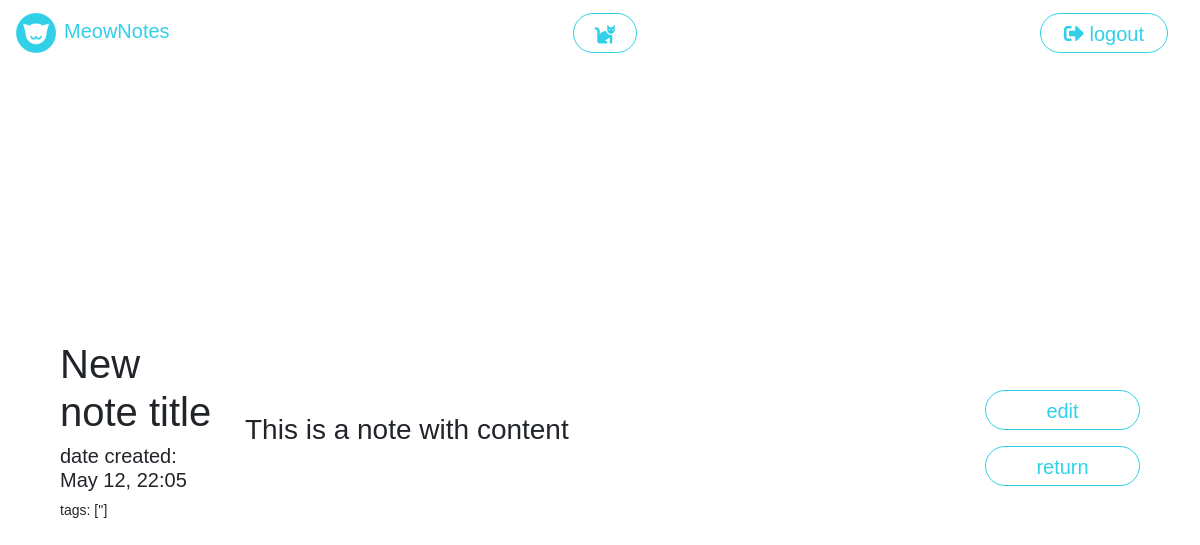
Page /view?id=1 (signed in) on the earlier database version.
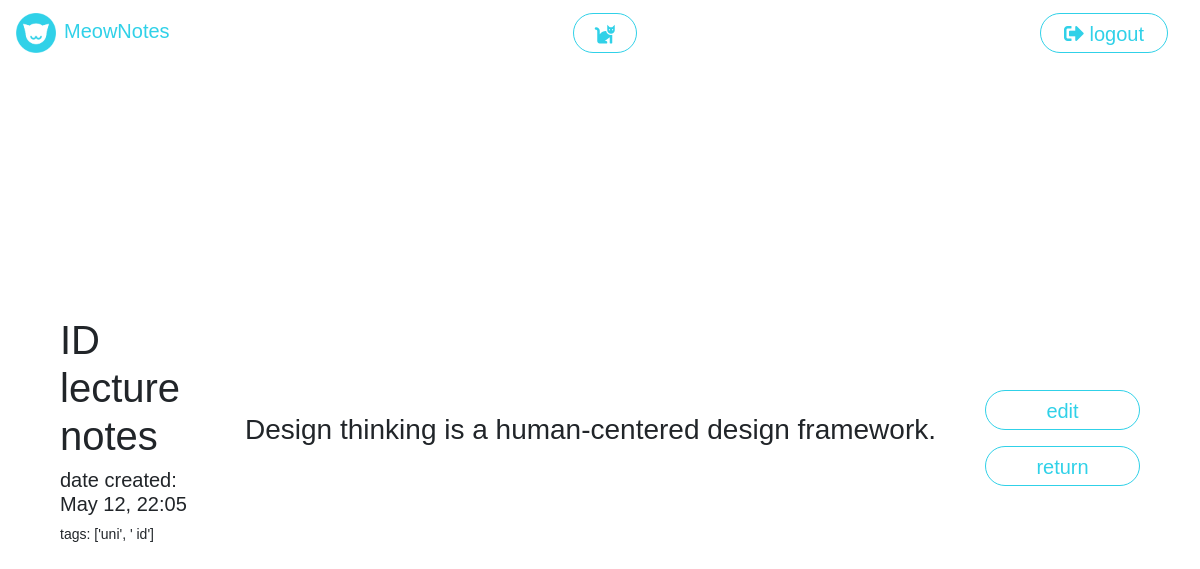
Same page on the later database version.
### tables this page shows
CREATE TABLE "notes" (
	"id"	INTEGER UNIQUE,
	"uid"	INTEGER NOT NULL,
	"date_created"	TEXT NOT NULL,
	"title"	TEXT NOT NULL,
	"tags"	TEXT,
	"content"	BLOB NOT NULL,
	PRIMARY KEY("id")
);

### __init__.py (the view)
@app.route("/view")
def view():
    if session.get("username") is not None:
        session_user = session.get("username")
        db_res = get_user_by_name(session_user)
        db_user = parse_user(db_res[0])
        uid = db_user["uid"]
        requested_note_id = request.args.get("id")
        db_note_results = get_note_by_id(uid, requested_note_id)
        note_data = process_note_results(db_note_results)
        return render_template("view.html", menu_item="logout", data=note_data[0])
    else:
        return redirect("/")

### dbquery.py (called while the page is built)
def execute_select(query):
    conn = sqlite3.connect(MEOWNOTES_DB)
    cursor = conn.cursor()
    cursor.execute(query)
    result = cursor.fetchall()
    conn.close()
    return result

def get_user_by_name(username):
    query_input_items = [{"val": username, "cols": ["username"], "type": "exact", "condition": True}]
    query = prepare_query("GET_CONDITIONAL", "users", query_input_items)
    results = execute_select(query)
    return results

def get_note_by_id(uid, note_id):
    query_input_items = [{"val": uid, "cols": ["uid"], "type": "exact", "condition": True},
        {"val": note_id, "cols": ["id"], "type": "exact", "condition": True}]
    query = prepare_query("GET_CONDITIONAL", "notes", query_input_items)
    results = execute_select(query)
    return results

def parse_user(db_result):
    result = {
        "uid": db_result[0],
        "username": db_result[1],
        "password": db_result[2]
    }
    return result

def process_note_results(db_notes):
    parsed_notes = []
    for db_note in db_notes:
        parsed_notes.append(parse_note(db_note))
    parsed_notes.sort(key=operator.itemgetter('date_created'))
    return parsed_notes

### templates/view.html (shortened to what this page needs)
<!DOCTYPE html>
<html lang="en" dir="ltr">
{% extends "meownotes.html" %}
  {% block head %}
  {{ super() }}
  {% endblock %}
  {% block content %}
  <div class="content main">
    <div class="row h-100">
      <div class="col my-auto">
        <div class="note-metadata">
          <h1>{{ data['title'] }}</h1>
          <h5>date created: {{ data['ui_date'] }}</h5>
          <p>tags: {{ data['tags'] }}</p>
        </div>
      </div>
      <div class="col-8 my-auto text-center">
        <div class="note-content">
          <p>{{ data['content'] }}</p>
        </div>
      </div>
      <div class="col-2 my-auto">
        <div class="view-controls">
          <div class="meownotes-button meownotes-link my-auto mb-1">
            <span class="align-middle">
              <a data-toggle="modal" data-target="#edit">edit</a>
            </span>
          </div>
          <div class="meownotes-button meownotes-link my-auto">
            <span class="align-middle">
              <a href="{{ url_for('dashboard') }}">return</a>
            </span>
          </div>
        </div>
      </div>
    </div>
  </div>
  {% endblock %}

Differences in the rows shown:
changed notes: title "New note title" → "ID lecture notes"; content "This is a note with content" → "Design thinking is a human-centered design framework."
Other differences:
{{ data['tags'] }}: "['']" → "['uni', ' id']"
